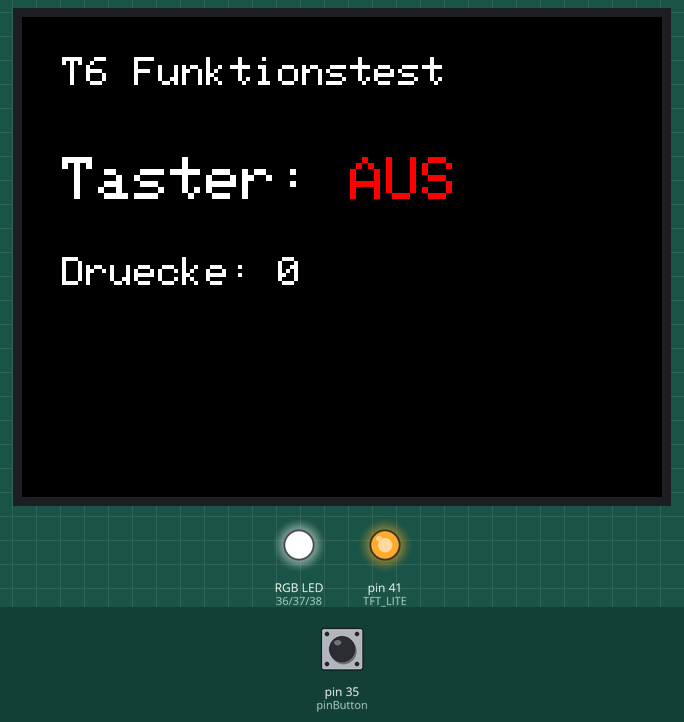
The sketch below on a simulated Arduino Mega 2560, built for the host (arithmetic inside an expression is 32-bit, double 64-bit). Shown: 320×240 colour display, an RGB LED mixed from three pins (HIGH = lit), output pins drawn as LEDs (lit = HIGH). Inputs (shaded band) come from the test bench; at power-on: pin 35 (pinButton) LOW. What the sketch prints to the serial monitor is not drawn.

Above: at 6.8 s.
6.9 s: pin 35 (pinButton) pulled HIGH for 0.15 s
At 8.2 s:
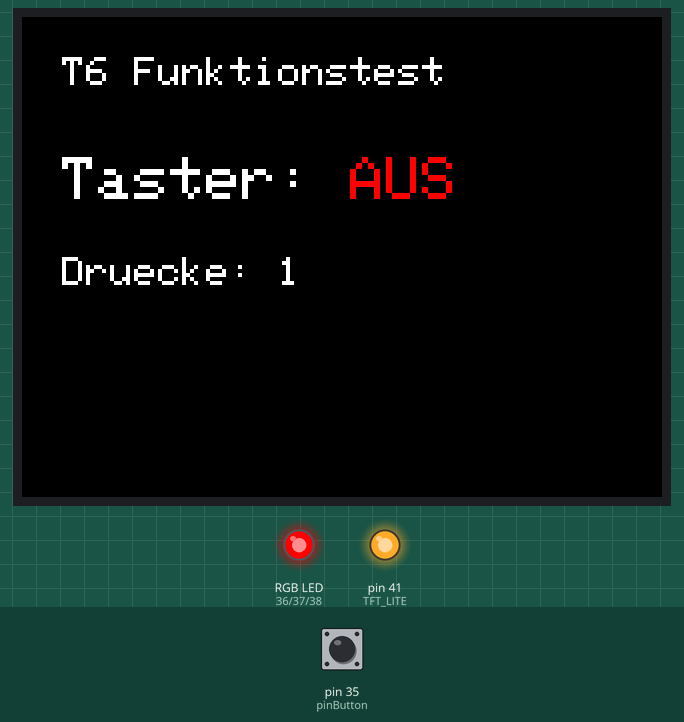
8.6 s: pin 35 (pinButton) pulled HIGH for 1 s
At 10.1 s:
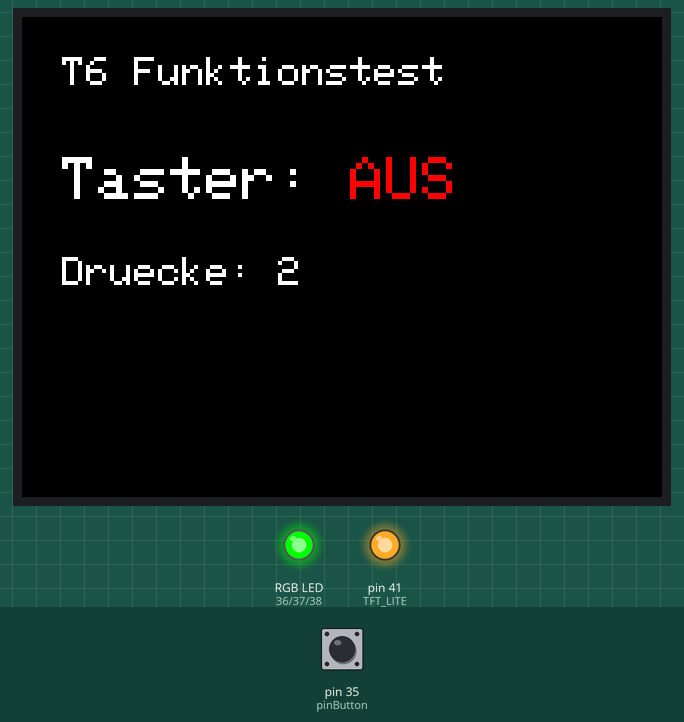
11.1 s: pin 35 (pinButton) pulled HIGH for 0.15 s
At 12.2 s:
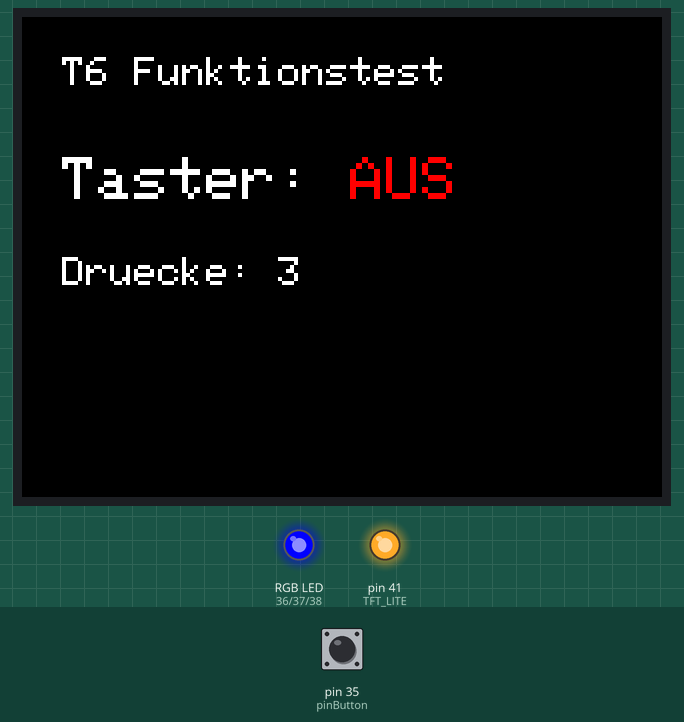
12.7 s: pin 35 (pinButton) pulled HIGH for 3.2 s
At 13.5 s:
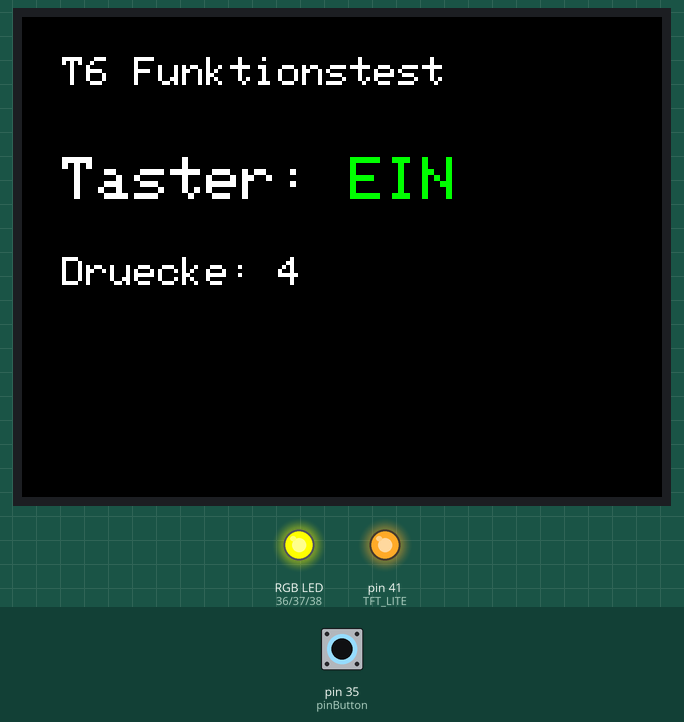
17.4 s: pin 35 (pinButton) pulled HIGH for 0.15 s
At 17.54 s:
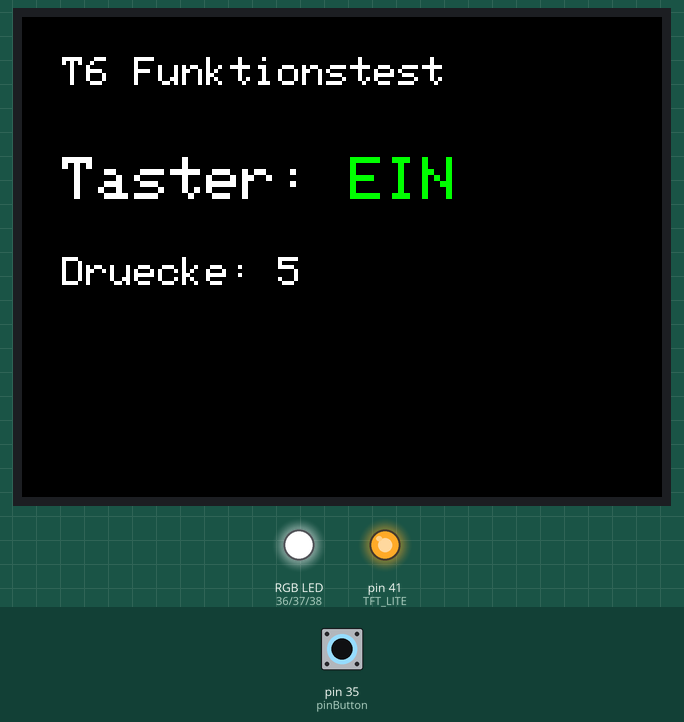
Timing chart, 0 to 20.0 s (numbered marks = the images above; inputs shaded):
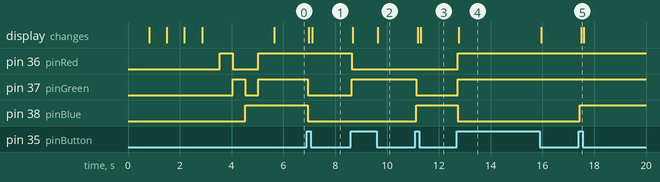

The sketch:

T6_Display_Taster.ino
```cpp
/*
  T6 - Display, Taster und Status-LED
  ===================================

  Erstellt: 02.07.2026 (Do)

  Prueft die Bedien- und Anzeigeelemente auf der Leiterplatte.

  Display  : ILI9341 ueber SPI
             CS = 10, DC = 39, RST = 40, Hintergrundbeleuchtung = 41
  Taster   : Pin 35, INPUT_PULLDOWN (gedrueckt = HIGH)
  Status-LED (RGB): Rot = 36, Gruen = 37, Blau = 38

  Ablauf: Beim Start laufen ein Farbtest des Displays und ein Durchlauf der
  LED-Farben. Danach zeigt das Display fortlaufend den Tasterzustand und
  einen Zaehler der Tastendruecke; jeder Druck wird zusaetzlich seriell
  gemeldet und schaltet die LED-Farbe weiter.

  Ausgabe: serieller Monitor, 115200 Baud
*/

#include <Adafruit_GFX.h>
#include <Adafruit_ILI9341.h>

#define TFT_CS   10
#define TFT_DC   39
#define TFT_RST  40
#define TFT_LITE 41

Adafruit_ILI9341 tft = Adafruit_ILI9341(TFT_CS, TFT_DC, TFT_RST);

const int pinButton = 35;
const int pinRed = 36, pinGreen = 37, pinBlue = 38;

int  farbIndex = 0;
long zaehler   = 0;
bool letzterTasterZustand = LOW;

void setLED(bool r, bool g, bool b) {
  digitalWrite(pinRed,   r ? HIGH : LOW);
  digitalWrite(pinGreen, g ? HIGH : LOW);
  digitalWrite(pinBlue,  b ? HIGH : LOW);
}

void naechsteFarbe() {
  farbIndex = (farbIndex + 1) % 5;
  switch (farbIndex) {
    case 0: setLED(1,1,1); Serial.println("LED: weiss");   break;
    case 1: setLED(1,0,0); Serial.println("LED: rot");     break;
    case 2: setLED(0,1,0); Serial.println("LED: gruen");   break;
    case 3: setLED(0,0,1); Serial.println("LED: blau");    break;
    case 4: setLED(1,1,0); Serial.println("LED: gelb");    break;
  }
}

void displayTest() {
  uint16_t farben[] = {ILI9341_RED, ILI9341_GREEN, ILI9341_BLUE,
                       ILI9341_WHITE, ILI9341_BLACK};
  const char* namen[] = {"ROT", "GRUEN", "BLAU", "WEISS", "SCHWARZ"};
  for (int i = 0; i < 5; i++) {
    tft.fillScreen(farben[i]);
    Serial.print("Display: "); Serial.println(namen[i]);
    delay(600);
  }
}

void zeichneStatus(bool gedrueckt) {
  tft.fillRect(0, 60, 320, 120, ILI9341_BLACK);
  tft.setTextColor(ILI9341_WHITE);
  tft.setTextSize(3);
  tft.setCursor(20, 70);
  tft.print("Taster: ");
  tft.setTextColor(gedrueckt ? ILI9341_GREEN : ILI9341_RED);
  tft.print(gedrueckt ? "EIN" : "AUS");
  tft.setTextColor(ILI9341_WHITE);
  tft.setTextSize(2);
  tft.setCursor(20, 120);
  tft.print("Druecke: ");
  tft.print(zaehler);
}

void setup() {
  Serial.begin(115200);
  while (!Serial && millis() < 3000) {}

  pinMode(pinRed, OUTPUT); pinMode(pinGreen, OUTPUT); pinMode(pinBlue, OUTPUT);
  pinMode(pinButton, INPUT_PULLDOWN);
  setLED(0,0,0);

  pinMode(TFT_LITE, OUTPUT);
  digitalWrite(TFT_LITE, HIGH);          // Hintergrundbeleuchtung an
  tft.begin();
  tft.setRotation(1);

  Serial.println();
  Serial.println("=== T6: Display, Taster und LED ===");

  displayTest();

  Serial.println("LED-Farbtest ...");
  setLED(1,0,0); delay(500);
  setLED(0,1,0); delay(500);
  setLED(0,0,1); delay(500);
  setLED(1,1,1); delay(500);
  farbIndex = 0;

  tft.fillScreen(ILI9341_BLACK);
  tft.setTextColor(ILI9341_WHITE);
  tft.setTextSize(2);
  tft.setCursor(20, 20);
  tft.print("T6 Funktionstest");
  zeichneStatus(false);

  Serial.println("Bereit. Taster druecken (schaltet die LED-Farbe weiter).");
}

void loop() {
  bool jetzt = digitalRead(pinButton);

  if (letzterTasterZustand == LOW && jetzt == HIGH) {   // steigende Flanke
    delay(30);                                          // entprellen
    if (digitalRead(pinButton) == HIGH) {
      zaehler++;
      Serial.print("Taster gedrueckt (");
      Serial.print(zaehler); Serial.println("x)");
      naechsteFarbe();
      zeichneStatus(true);
    }
  }
  if (letzterTasterZustand == HIGH && jetzt == LOW) {
    zeichneStatus(false);
  }
  letzterTasterZustand = jetzt;
  delay(20);
}
```

Measured:
- after the input at 6.9 s, pin 37 (pinGreen), pin 38 (pinBlue): HIGH → LOW after 0.05 s; the display: first changes after 0.09 s (image 1 shows a later state)
- after the input at 8.6 s, pin 36 (pinRed): HIGH → LOW at once; pin 37 (pinGreen): LOW → HIGH at once; the display: first changes after 0.08 s (image 2 shows a later state)
- after the input at 11.1 s, pin 37 (pinGreen): HIGH → LOW at once; pin 38 (pinBlue): LOW → HIGH at once; the display: first changes after 0.08 s (image 3 shows a later state)
- after the input at 12.7 s, pin 36 (pinRed), pin 37 (pinGreen): LOW → HIGH at once; pin 38 (pinBlue): HIGH → LOW at once; the display: changes after 0.07 s (image 4)
- after the input at 17.4 s, pin 38 (pinBlue): LOW → HIGH after 0.05 s; the display: changes after 0.09 s (image 5)
